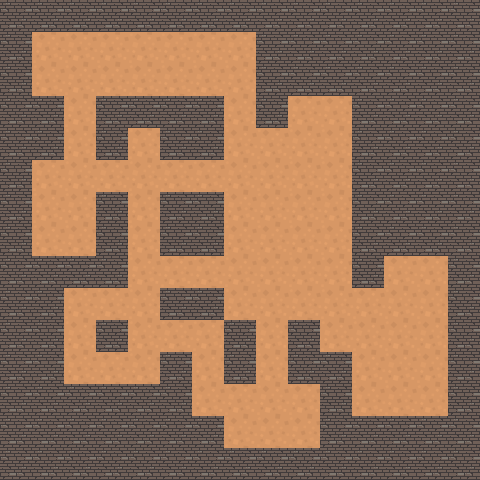

The image is a tile-based game level rendered from a .tmx file. Its description and complete source (layers, tilesets, objects, tile grids) follow:
An orthogonal 15x15 tile map with 32x32 px tiles, 1 tile layer (Прошарок плиток 1).

<map version="1.10" tiledversion="1.10.2" orientation="orthogonal" renderorder="left-up" width="15" height="15" tilewidth="32" tileheight="32" infinite="0" nextlayerid="2" nextobjectid="1">
 <tileset firstgid="1" source="Підлога.tsx" />
 <layer id="1" name="Прошарок плиток 1" width="15" height="15">
  <data encoding="csv">
2,2,2,2,2,2,2,2,2,2,2,2,2,2,2,
2,1,1,1,1,1,1,1,2,2,2,2,2,2,2,
2,1,1,1,1,1,1,1,2,2,2,2,2,2,2,
2,2,1,2,2,2,2,1,2,1,1,2,2,2,2,
2,2,1,2,1,2,2,1,1,1,1,2,2,2,2,
2,1,1,1,1,1,1,1,1,1,1,2,2,2,2,
2,1,1,2,1,2,2,1,1,1,1,2,2,2,2,
2,1,1,2,1,2,2,1,1,1,1,2,2,2,2,
2,2,2,2,1,1,1,1,1,1,1,2,1,1,2,
2,2,1,1,1,2,2,1,1,1,1,1,1,1,2,
2,2,1,2,1,1,1,2,1,2,1,1,1,1,2,
2,2,1,1,1,2,1,2,1,2,2,1,1,1,2,
2,2,2,2,2,2,1,1,1,1,2,1,1,1,2,
2,2,2,2,2,2,2,1,1,1,2,2,2,2,2,
2,2,2,2,2,2,2,2,2,2,2,2,2,2,2
</data>
 </layer>
</map>
